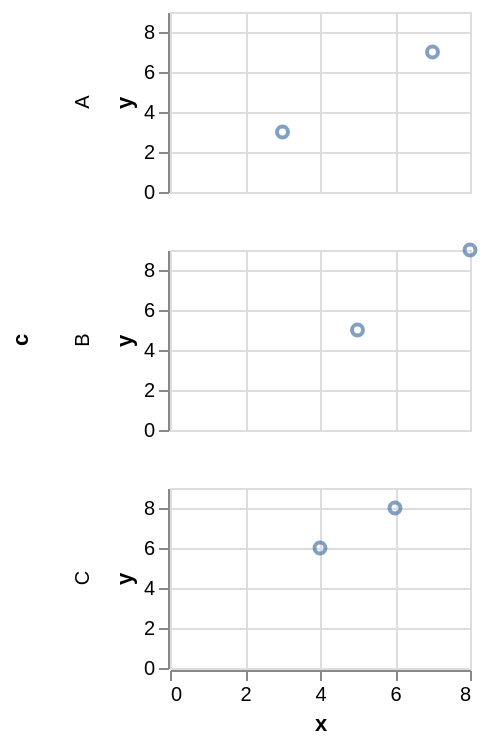

Write the Vega-Lite specification saved for this chart.
### Vega-Lite specification from a JSON file in a GitHub repository (floating-point values rounded to 4 significant figures)
{"$schema": "https://vega.github.io/schema/vega-lite/v6.json", "padding": 5, "autosize": "pad", "data": {"name": "table", "values": [{"c": "A", "g": "p", "x": 1, "y": 2, "v": 5, "t": "2024-01-15", "o": {"v": 3}, "IMDB Rating": 6.1, "d": "x1"}, {"c": "B", "g": "q", "x": 2, "y": 4, "v": 9, "t": "2024-02-20", "o": {"v": 7}, "IMDB Rating": 7.4, "d": "x2"}, {"c": "A", "g": "q", "x": 3, "y": 3, "v": 2, "t": "2024-03-05", "o": {"v": 1}, "IMDB Rating": 5.2, "d": "x1"}, {"c": "C", "g": "p", "x": 4, "y": 6, "v": 7, "t": "2024-05-30", "o": {"v": 4}, "IMDB Rating": 8.8, "d": "x3"}, {"c": "B", "g": "p", "x": 5, "y": 5, "v": 4, "t": "2024-07-11", "o": {"v": 9}, "IMDB Rating": 6.9, "d": "x2"}, {"c": "C", "g": "q", "x": 6, "y": 8, "v": 6, "t": "2024-09-02", "o": {"v": 2}, "IMDB Rating": 7.7, "d": "x3"}, {"c": "A", "g": "p", "x": 7, "y": 7, "v": 8, "t": "2024-11-25", "o": {"v": 5}, "IMDB Rating": 4.4, "d": "x1"}, {"c": "B", "g": "q", "x": 8, "y": 9, "v": 3, "t": "2024-12-31", "o": {"v": 8}, "IMDB Rating": 9.1, "d": "x2"}]}, "transform": [{"filter": "datum.x > 2"}], "facet": {"row": {"field": "c", "type": "nominal"}}, "spec": {"mark": "point", "encoding": {"x": {"field": "x", "type": "quantitative"}, "y": {"field": "y", "type": "quantitative"}}, "width": 150, "height": 90}}
